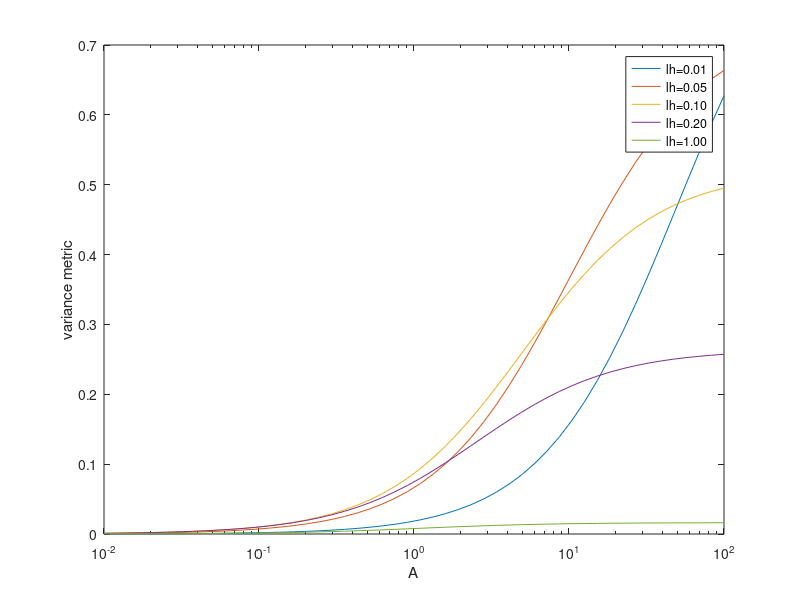

Recreate this plot in MATLAB. (Note: this script raises an error after producing the figure.)
% variance metric as a function of two dimless parameters: 
% lh = sqrt(D/(kg*N*del*L))
% Al = ks*c0/kw * lh
% assumes c0 is small enough that glucose consumption rates are linear
% throughout (ie: c0<<Km)
% assumes glucose distribution is similar to that expected with uniform
% mitochondrial density

varfunc  = @(lh,Al) 2*Al*(-6*lh + (1+12*lh^2)*tanh(1/2/lh)) / (1+2*Al*tanh(1/2/lh));

lhlist = logspace(-3,1,51);
Alist = logspace(-2,2,50);

varmetric = zeros(length(lhlist),length(Alist));
for lc = 1:length(lhlist)
    for ac = 1:length(Alist)
        varmetric(lc,ac) = varfunc(lhlist(lc),Alist(ac));
    end
end


pcolor(log10(Alist),log10(lhlist),varmetric)
shading flat
%xlabel('A*lh')
%ylabel('lh = sqrt(D/(kg*N*del*L))')
title('variance metric')

%%
% get relevant numbers
D=140; L=500; N = 70; del=1;
kg = 0.2;
lh = sqrt(D/(kg*N*del*L))

%%
hold all
plot(log10(Alist),log10(lh)*ones(size(Alist)),'k','LineWidth',2)
hold off

%% for a given value of A, plot versus lh
Alist = [1,10,100];
lhlist = logspace(-3,1,51);
varmetric = zeros(length(lhlist),length(Alist))
for ac = 1:length(Alist)
    A = Alist(ac);
    for lc = 1:length(lhlist)
        lh = lhlist(lc);
        varmetric(lc,ac) = varfunc(lh,A*lh);
    end
    semilogx(lhlist,varmetric(:,ac),'LineWidth',2)
    hold all
end
hold off

%xlabel('lh')
%ylabel('variance metric')
legend('A=1','A=10','A=100')
set(gca,'FontSize',14)

%% for a given value of lh, plot vs A
Alist = logspace(-2,2);;
lhlist = [0.01,0.05,0.1,0.2,1];
varmetric = zeros(length(lhlist),length(Alist))
for lc = 1:length(lhlist)
    for ac = 1:length(Alist)
        varmetric(lc,ac) = varfunc(lhlist(lc),Alist(ac)*lhlist(lc));
    end
    semilogx(Alist,varmetric(lc,:))
    hold all
    strlabel{lc} = sprintf('lh=%0.2f',lhlist(lc));
end
hold off

xlabel('A')
ylabel('variance metric')
legend(strlabel)

%% sim data from Anamika
load('results/workspace_6_12_50itr_10fold.mat')
